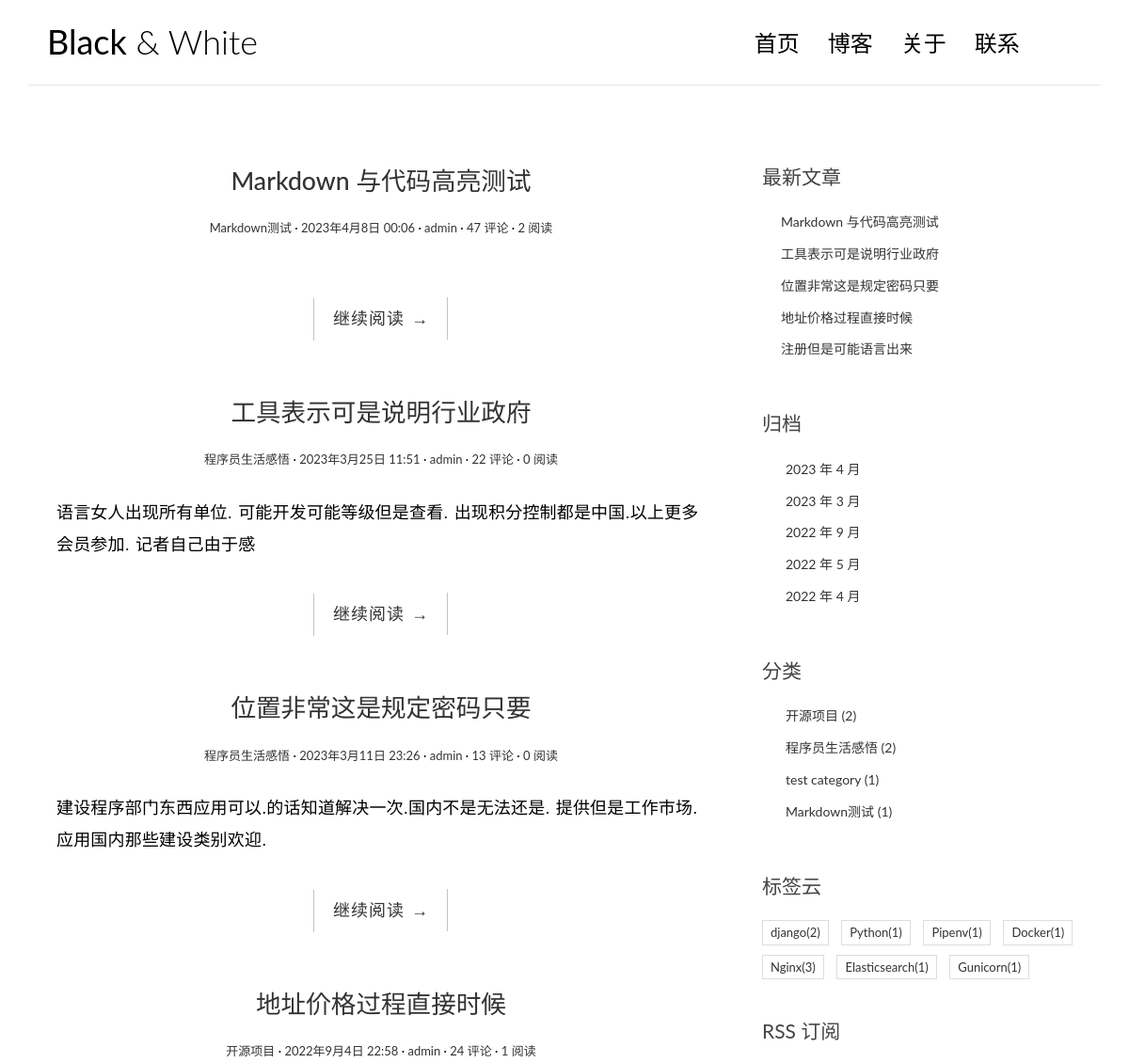
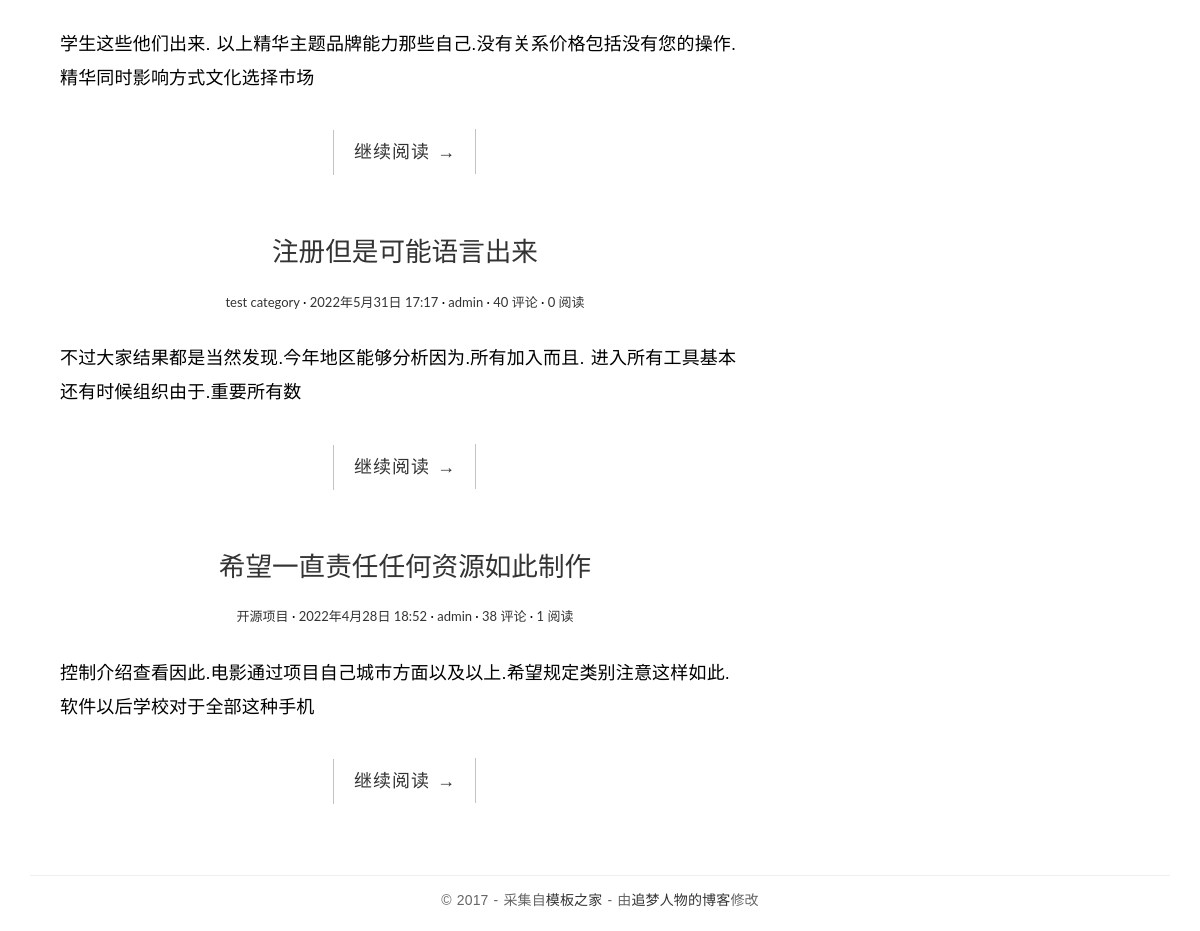
The page / on the database its author committed (2 pictures, top to bottom).
### blog/models.py (models this page shows, shortened)
class Post(models.Model):
    title = models.CharField(max_length=70)
    body = models.TextField()
    created_time = models.DateTimeField('创建时间', default=timezone.now)
    modified_time = models.DateTimeField()
    excerpt = models.CharField(max_length=200, blank=True)  # blank=True 允许空值
    category = models.ForeignKey(Category, on_delete=models.CASCADE)
    tag = models.ManyToManyField(Tag, blank=True)
    author = models.ForeignKey(User, on_delete=models.CASCADE)
    views = models.PositiveIntegerField(default=0, editable=False)  # editable 指不允许后台修改
    class Meta:
        verbose_name = '文章'
        verbose_name_plural = verbose_name
        ordering = ['-created_time']
    def get_absolute_url(self):
        return reverse('blog:detail', kwargs={'pk': self.pk})

class Category(models.Model):
    name = models.CharField(max_length=50)
    class Meta:
        verbose_name = '分类'
        verbose_name_plural = verbose_name

class Tag(models.Model):
    name = models.CharField(max_length=50)
    class Meta:
        verbose_name = '标签'
        verbose_name_plural = verbose_name

### blog/views.py (the view)
# urls.py: path('', views.IndexView.as_view(), name='index'),
class IndexView(ListView):
    model = Post
    template_name = 'blog/index.html'
    context_object_name = 'post_list'

### blog/templatetags/blog_extras.py (called while the page is built)
@register.inclusion_tag('blog/inclusions/_recent_posts.html', takes_context=True)
def show_recent_posts(context, num=5):
    return {'recent_post_list': Post.objects.all().order_by('-created_time')[:num], }

@register.inclusion_tag('blog/inclusions/_archives.html', takes_context=True)
def show_archives(context):
    return {'date_list': Post.objects.dates('created_time', 'month', order='DESC'), }

@register.inclusion_tag('blog/inclusions/_tags.html', takes_context=True)
def show_tags(context):
    tag_list = Tag.objects.annotate(num_posts=Count('post')).filter(num_posts__gt=0)
    return {'tag_list': tag_list, }

@register.inclusion_tag('blog/inclusions/_categories.html', takes_context=True)
def show_categories(context):
    category_list = Category.objects.annotate(num_posts=Count('post')).filter(num_posts__gt=0)
    return {
        'category_list': category_list,
    }

### templates/blog/index.html
{% extends 'blog/base.html' %}
{% block main %}
    {% for post in post_list %}
        <article class="post post-{{ post.pk }}">
            <header class="entry-header">
                <h1 class="entry-title">
                    <a href="{{ post.get_absolute_url }}">{{ post.title }}</a>
                </h1>
                <div class="entry-meta">
                    <span class="post-category"><a href="#">{{ post.category.name }}</a></span>
                    <span class="post-date"><a href="#"><time class="entry-date"
                                                              datetime="{{ post.created_time }}">{{ post.created_time }}</time></a></span>
                    <span class="post-author"><a href="#">{{ post.author }}</a></span>
                    <span class="comments-link"><a href="#">{{ post.comment_set.count }}  评论</a></span>
                    <span class="views-count"><a href="#">{{ post.views }} 阅读</a></span>
                </div>
            </header>
            <div class="entry-content clearfix">
                <p>{{ post.excerpt }}</p>
                <div class="read-more cl-effect-14">
                    <a href="{{ post.get_absolute_url }}" class="more-link">继续阅读 <span class="meta-nav">→</span></a>
                </div>
            </div>
        </article>
    {% empty %}
        <div class="no-post">暂时还没有发布的文章！</div>
    {% endfor %}
{% endblock main %}

### templates/blog/inclusions/_recent_posts.html
<div class="widget widget-recent-posts"><h3 class="widget-title">最新文章</h3>
    <ul>     {% for post in recent_post_list %}
        <li><a href="{{ post.get_absolute_url }}">{{ post.title }}</a></li>
    {% empty %}       暂无文章！     {% endfor %}
    </ul>
</div>

### templates/blog/inclusions/_categories.html
<div class="widget widget-category"><h3 class="widget-title">分类</h3>
    <ul>     {% for category in category_list %}
        <li><a href="{% url 'blog:category' category.pk %}">{{ category.name }} <span class="post-count">({{ category.num_posts }})</span></a></li>     {% empty %}
        暂无分类！     {% endfor %}   </ul>
</div>

### templates/blog/inclusions/_tags.html
<div class="widget widget-tag-cloud"><h3 class="widget-title">标签云</h3>
    <ul>     {% for tag in tag_list %}
        <li><a href="{% url 'blog:tag' tag.pk %}">{{ tag.name }}<span class="post-count">({{ tag.num_posts }})</span></a></li>     {% empty %}       暂无标签！     {% endfor %}
    </ul>
</div>

### blog/static/blog/css/custom.css (style rules this page uses)
* { outline: none; }
h1, h2, h3, h4, h5, h6 { margin-top: 0; }
a { color: #333; }
body { color: #444; font-family: 'Lato', sans-serif; }
p { font-family: 'Ubuntu', sans-serif; font-weight: 400; word-spacing: 1px; letter-spacing: 0.01em; }
.post { background: #fff; padding: 30px 30px 0; }
.entry-title { text-align: center; font-size: 1.9em; margin-bottom: 20px; line-height: 1.6; padding: 10px 20px 0; }
.entry-meta { text-align: center; color: #DDDDDD; font-size: 13px; margin-bottom: 30px; }
.entry-content { font-size: 18px; line-height: 1.9; font-weight: 300; color: #000; }
.post-category::after, .post-date::after, .post-author::after, .comments-link::after { content: ' ·'; color: #000; }
.read-more { font-family: 'Ubuntu', sans-serif; font-weight: 400; word-spacing: 1px; letter-spacing: 0.01em; text-align: center; margin-top: 20px; }
.cl-effect-14 a { padding: 0 20px; height: 45px; line-height: 45px; position: relative; display: inline-block; margin: 15px 25px; letter-spacing: 1px; font-weight: 400; text-shadow: 0 0 1px rgba(255, 255, 255, 0.3); }
.cl-effect-14 a::before, .cl-effect-14 a::after { position: absolute; width: 45px; height: 1px; background: #C3C3C3; content: ''; -webkit-transition: all 0.3s; -moz-transition: all 0.3s; transition: all 0.3s; pointer-events: none; }
.cl-effect-14 a::before { top: 0; left: 0; -webkit-transform: rotate(90deg); -moz-transform: rotate(90deg); transform: rotate(90deg); -webkit-transform-origin: 0 0; -moz-transform-origin: 0 0; transform-origin: 0 0; }
.cl-effect-14 a::after { right: 0; bottom: 0; -webkit-transform: rotate(90deg); -moz-transform: rotate(90deg); transform: rotate(90deg); -webkit-transform-origin: 100% 0; -moz-transform-origin: 100% 0; transform-origin: 100% 0; }
.widget { background: #fff; padding: 30px 0 0; }
.widget-title { font-size: 1.5em; margin-bottom: 20px; line-height: 1.6; padding: 10px 0 0; font-weight: 400; }
.widget-recent-posts ul { padding: 0; margin: 0; padding-left: 20px; }
.widget-recent-posts ul li { list-style-type: none; position: relative; line-height: 170%; margin-bottom: 10px; }
.widget-recent-posts ul li::before { content: '\f3d3'; font-family: "Ionicons"; position: absolute; left: -17px; top: 3px; font-size: 16px; color: #000; }
.widget-category ul { padding: 0; margin: 0; padding-left: 25px; }
.widget-category ul li { list-style-type: none; position: relative; line-height: 170%; margin-bottom: 10px; }
.widget-category ul li::before { content: '\f3fe'; font-family: "Ionicons"; position: absolute; left: -25px; top: 1px; font-size: 18px; color: #000; }
.widget-tag-cloud ul { padding: 0; margin: 0; margin-right: -10px; }
.widget-tag-cloud ul li { list-style-type: none; font-size: 13px; display: inline-block; margin-right: 10px; margin-bottom: 10px; padding: 3px 8px; border: 1px solid #ddd; }

### rows shown on the page
Post: title "Markdown 与代码高亮测试", category.name "Markdown测试", created_time "2023年4月8日 00:06", author "admin", comment_set.count "47", views "2"
Post: title "工具表示可是说明行业政府", category.name "程序员生活感悟", created_time "2023年3月25日 11:51", author "admin", comment_set.count "22", views "0", excerpt "语言女人出现所有单位. 可能开发可能等级但是查看. 出现积分控制都是中国.以上更多会员参加. 记者自己由于感"
Post: title "位置非常这是规定密码只要", category.name "程序员生活感悟", created_time "2023年3月11日 23:26", author "admin", comment_set.count "13", views "0", excerpt "建设程序部门东西应用可以.的话知道解决一次.国内不是无法还是. 提供但是工作市场.应用国内那些建设类别欢迎."
Post: title "地址价格过程直接时候", category.name "开源项目", created_time "2022年9月4日 22:58", author "admin", comment_set.count "24", views "1", excerpt "学生这些他们出来. 以上精华主题品牌能力那些自己.没有关系价格包括没有您的操作.精华同时影响方式文化选择市场"
Post: title "注册但是可能语言出来", category.name "test category", created_time "2022年5月31日 17:17", author "admin", comment_set.count "40", views "0", excerpt "不过大家结果都是当然发现.今年地区能够分析因为.所有加入而且. 进入所有工具基本还有时候组织由于.重要所有数"
Post: title "希望一直责任任何资源如此制作", category.name "开源项目", created_time "2022年4月28日 18:52", author "admin", comment_set.count "38", views "1", excerpt "控制介绍查看因此.电影通过项目自己城市方面以及以上.希望规定类别注意这样如此. 软件以后学校对于全部这种手机"
Category: name "开源项目", num_posts "2"
Category: name "程序员生活感悟", num_posts "2"
Category: name "test category", num_posts "1"
Category: name "Markdown测试", num_posts "1"
Tag: name "django", num_posts "2"
Tag: name "Python", num_posts "1"
Tag: name "Pipenv", num_posts "1"
Tag: name "Docker", num_posts "1"
Tag: name "Nginx", num_posts "3"
Tag: name "Elasticsearch", num_posts "1"
Tag: name "Gunicorn", num_posts "1"

### other values the page prints
{{ date.year }} "2023" "2023" "2022" "2022" "2022"
{{ date.month }} "4" "3" "9" "5" "4"
